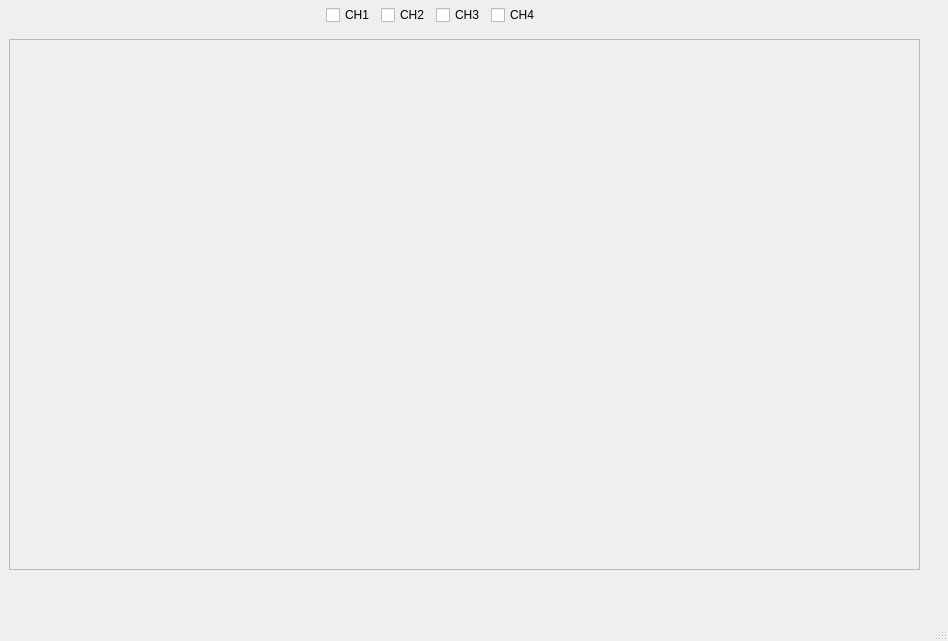
<?xml version="1.0" encoding="UTF-8"?>
<ui version="4.0">
 <class>MainWindow</class>
 <widget class="QMainWindow" name="MainWindow">
  <property name="geometry">
   <rect>
    <x>0</x>
    <y>0</y>
    <width>948</width>
    <height>641</height>
   </rect>
  </property>
  <property name="sizePolicy">
   <sizepolicy hsizetype="Preferred" vsizetype="Preferred">
    <horstretch>1</horstretch>
    <verstretch>1</verstretch>
   </sizepolicy>
  </property>
  <property name="windowTitle">
   <string>MainWindow</string>
  </property>
  <widget class="QWidget" name="centralwidget">
   <widget class="QWidget" name="horizontalLayoutWidget">
    <property name="geometry">
     <rect>
      <x>210</x>
      <y>0</y>
      <width>446</width>
      <height>31</height>
     </rect>
    </property>
    <layout class="QHBoxLayout" name="horizontalLayout">
     <item>
      <spacer name="horizontalSpacer_2">
       <property name="orientation">
        <enum>Qt::Horizontal</enum>
       </property>
       <property name="sizeHint" stdset="0">
        <size>
         <width>40</width>
         <height>20</height>
        </size>
       </property>
      </spacer>
     </item>
     <item>
      <widget class="QCheckBox" name="ch1">
       <property name="text">
        <string>CH1</string>
       </property>
      </widget>
     </item>
     <item>
      <widget class="QCheckBox" name="ch2">
       <property name="text">
        <string>CH2</string>
       </property>
      </widget>
     </item>
     <item>
      <widget class="QCheckBox" name="ch3">
       <property name="text">
        <string>CH3</string>
       </property>
      </widget>
     </item>
     <item>
      <widget class="QCheckBox" name="ch4">
       <property name="text">
        <string>CH4</string>
       </property>
      </widget>
     </item>
     <item>
      <spacer name="horizontalSpacer">
       <property name="orientation">
        <enum>Qt::Horizontal</enum>
       </property>
       <property name="sizeHint" stdset="0">
        <size>
         <width>40</width>
         <height>20</height>
        </size>
       </property>
      </spacer>
     </item>
    </layout>
   </widget>
   <widget class="QFrame" name="MplFrame">
    <property name="geometry">
     <rect>
      <x>9</x>
      <y>39</y>
      <width>911</width>
      <height>531</height>
     </rect>
    </property>
    <property name="frameShape">
     <enum>QFrame::StyledPanel</enum>
    </property>
    <property name="frameShadow">
     <enum>QFrame::Raised</enum>
    </property>
    <widget class="MplWidget" name="MplWidget" native="true">
     <property name="geometry">
      <rect>
       <x>10</x>
       <y>10</y>
       <width>891</width>
       <height>511</height>
      </rect>
     </property>
    </widget>
   </widget>
  </widget>
  <widget class="QMenuBar" name="menubar">
   <property name="geometry">
    <rect>
     <x>0</x>
     <y>0</y>
     <width>948</width>
     <height>30</height>
    </rect>
   </property>
  </widget>
  <widget class="QStatusBar" name="statusbar"/>
 </widget>
 <customwidgets>
  <customwidget>
   <class>MplWidget</class>
   <extends>QWidget</extends>
   <header>mplwidget.h</header>
   <container>1</container>
  </customwidget>
 </customwidgets>
 <resources/>
 <connections/>
</ui>
